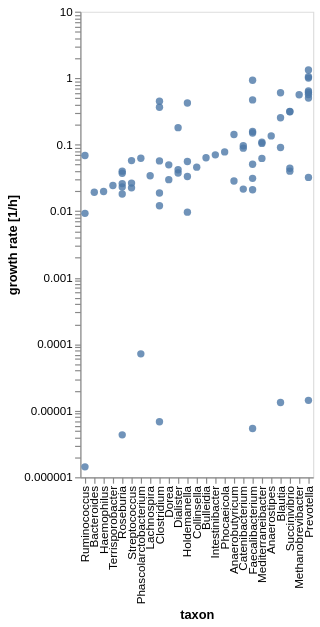

Here is the Vega-Lite specification saved for this chart:
### Vega-Lite specification from a JSON file in a GitHub repository (floating-point values rounded to 4 significant figures)
{"$schema": "https://vega.github.io/schema/vega-lite/v5.json", "width": 200, "height": 400, "data": {"values": [{"taxon": "Catenibacterium", "sample_id": "chepang1", "abundance": 0.025, "growth_rate": 0.02147}, {"taxon": "Phascolarctobacterium", "sample_id": "chepang1", "abundance": 0.01817, "growth_rate": 7.171e-05}, {"taxon": "Prevotella", "sample_id": "chepang1", "abundance": 0.5742, "growth_rate": 0.5027}, {"taxon": "Succinivibrio", "sample_id": "chepang1", "abundance": 0.3827, "growth_rate": 0.3125}, {"taxon": "Faecalibacterium", "sample_id": "chepang2", "abundance": 0.02162, "growth_rate": 0.02099}, {"taxon": "Prevotella", "sample_id": "chepang2", "abundance": 0.5837, "growth_rate": 0.5668}, {"taxon": "Roseburia", "sample_id": "chepang2", "abundance": 0.0192, "growth_rate": 0.01815}, {"taxon": "Succinivibrio", "sample_id": "chepang2", "abundance": 0.3755, "growth_rate": 0.3151}, {"taxon": "Bacteroides", "sample_id": "chepang3", "abundance": 0.02394, "growth_rate": 0.01928}, {"taxon": "Clostridium", "sample_id": "chepang3", "abundance": 0.01491, "growth_rate": 0.01205}, {"taxon": "Faecalibacterium", "sample_id": "chepang3", "abundance": 0.03872, "growth_rate": 0.03114}, {"taxon": "Holdemanella", "sample_id": "chepang3", "abundance": 0.01204, "growth_rate": 0.009677}, {"taxon": "Phocaeicola", "sample_id": "chepang3", "abundance": 0.09668, "growth_rate": 0.07783}, {"taxon": "Prevotella", "sample_id": "chepang3", "abundance": 0.756, "growth_rate": 0.6106}, {"taxon": "Roseburia", "sample_id": "chepang3", "abundance": 0.04618, "growth_rate": 0.03712}, {"taxon": "Ruminococcus", "sample_id": "chepang3", "abundance": 0.01151, "growth_rate": 0.00929}, {"taxon": "Anaerobutyricum", "sample_id": "hadza1", "abundance": 0.02039, "growth_rate": 0.02848}, {"taxon": "Blautia", "sample_id": "hadza1", "abundance": 0.1822, "growth_rate": 0.2539}, {"taxon": "Bulleidia", "sample_id": "hadza1", "abundance": 0.04609, "growth_rate": 0.06346}, {"taxon": "Clostridium", "sample_id": "hadza1", "abundance": 0.3219, "growth_rate": 0.4501}, {"taxon": "Dorea", "sample_id": "hadza1", "abundance": 0.02124, "growth_rate": 0.02977}, {"taxon": "Faecalibacterium", "sample_id": "hadza1", "abundance": 0.0362, "growth_rate": 0.0507}, {"taxon": "Holdemanella", "sample_id": "hadza1", "abundance": 0.305, "growth_rate": 0.4239}, {"taxon": "Mediterraneibacter", "sample_id": "hadza1", "abundance": 0.04428, "growth_rate": 0.06207}, {"taxon": "Prevotella", "sample_id": "hadza1", "abundance": 0.02268, "growth_rate": 0.0322}, {"taxon": "Blautia", "sample_id": "hadza3", "abundance": 0.2742, "growth_rate": 1.33e-05}, {"taxon": "Clostridium", "sample_id": "hadza3", "abundance": 0.04855, "growth_rate": 6.819e-06}, {"taxon": "Faecalibacterium", "sample_id": "hadza3", "abundance": 0.1445, "growth_rate": 5.408e-06}, {"taxon": "Prevotella", "sample_id": "hadza3", "abundance": 0.08695, "growth_rate": 1.432e-05}, {"taxon": "Roseburia", "sample_id": "hadza3", "abundance": 0.2205, "growth_rate": 4.338e-06}, {"taxon": "Ruminococcus", "sample_id": "hadza3", "abundance": 0.02292, "growth_rate": 1.434e-06}, {"taxon": "Anaerobutyricum", "sample_id": "hadza2", "abundance": 0.05407, "growth_rate": 0.1422}, {"taxon": "Anaerostipes", "sample_id": "hadza2", "abundance": 0.05148, "growth_rate": 0.1356}, {"taxon": "Blautia", "sample_id": "hadza2", "abundance": 0.2307, "growth_rate": 0.6032}, {"taxon": "Catenibacterium", "sample_id": "hadza2", "abundance": 0.03559, "growth_rate": 0.08867}, {"taxon": "Clostridium", "sample_id": "hadza2", "abundance": 0.02157, "growth_rate": 0.05696}, {"taxon": "Collinsella", "sample_id": "hadza2", "abundance": 0.01752, "growth_rate": 0.04593}, {"taxon": "Dorea", "sample_id": "hadza2", "abundance": 0.01887, "growth_rate": 0.04971}, {"taxon": "Faecalibacterium", "sample_id": "hadza2", "abundance": 0.1794, "growth_rate": 0.4707}, {"taxon": "Holdemanella", "sample_id": "hadza2", "abundance": 0.01307, "growth_rate": 0.03328}, {"taxon": "Intestinibacter", "sample_id": "hadza2", "abundance": 0.0281, "growth_rate": 0.07039}, {"taxon": "Lachnospira", "sample_id": "hadza2", "abundance": 0.01583, "growth_rate": 0.03416}, {"taxon": "Mediterraneibacter", "sample_id": "hadza2", "abundance": 0.04139, "growth_rate": 0.1091}, {"taxon": "Prevotella", "sample_id": "hadza2", "abundance": 0.2391, "growth_rate": 0.6409}, {"taxon": "Roseburia", "sample_id": "hadza2", "abundance": 0.01521, "growth_rate": 0.03996}, {"taxon": "Ruminococcus", "sample_id": "hadza2", "abundance": 0.02608, "growth_rate": 0.06873}, {"taxon": "Terrisporobacter", "sample_id": "hadza2", "abundance": 0.012, "growth_rate": 0.0243}, {"taxon": "Blautia", "sample_id": "mephaa1", "abundance": 0.02338, "growth_rate": 0.09083}, {"taxon": "Catenibacterium", "sample_id": "mephaa1", "abundance": 0.02531, "growth_rate": 0.09647}, {"taxon": "Clostridium", "sample_id": "mephaa1", "abundance": 0.09339, "growth_rate": 0.3653}, {"taxon": "Dialister", "sample_id": "mephaa1", "abundance": 0.0489, "growth_rate": 0.1801}, {"taxon": "Faecalibacterium", "sample_id": "mephaa1", "abundance": 0.2395, "growth_rate": 0.9311}, {"taxon": "Holdemanella", "sample_id": "mephaa1", "abundance": 0.01437, "growth_rate": 0.05577}, {"taxon": "Mediterraneibacter", "sample_id": "mephaa1", "abundance": 0.02681, "growth_rate": 0.1044}, {"taxon": "Methanobrevibacter", "sample_id": "mephaa1", "abundance": 0.1479, "growth_rate": 0.5628}, {"taxon": "Phascolarctobacterium", "sample_id": "mephaa1", "abundance": 0.02659, "growth_rate": 0.06249}, {"taxon": "Prevotella", "sample_id": "mephaa1", "abundance": 0.3392, "growth_rate": 1.328}, {"taxon": "Streptococcus", "sample_id": "mephaa1", "abundance": 0.01469, "growth_rate": 0.05757}, {"taxon": "Clostridium", "sample_id": "mephaa3", "abundance": 0.01454, "growth_rate": 0.01876}, {"taxon": "Dialister", "sample_id": "mephaa3", "abundance": 0.03232, "growth_rate": 0.04196}, {"taxon": "Faecalibacterium", "sample_id": "mephaa3", "abundance": 0.1152, "growth_rate": 0.1497}, {"taxon": "Prevotella", "sample_id": "mephaa3", "abundance": 0.7678, "growth_rate": 1.002}, {"taxon": "Roseburia", "sample_id": "mephaa3", "abundance": 0.0188, "growth_rate": 0.02311}, {"taxon": "Streptococcus", "sample_id": "mephaa3", "abundance": 0.01723, "growth_rate": 0.02246}, {"taxon": "Succinivibrio", "sample_id": "mephaa3", "abundance": 0.03408, "growth_rate": 0.04424}, {"taxon": "Dialister", "sample_id": "mephaa2", "abundance": 0.0277, "growth_rate": 0.03755}, {"taxon": "Faecalibacterium", "sample_id": "mephaa2", "abundance": 0.1162, "growth_rate": 0.1578}, {"taxon": "Haemophilus", "sample_id": "mephaa2", "abundance": 0.01458, "growth_rate": 0.0198}, {"taxon": "Prevotella", "sample_id": "mephaa2", "abundance": 0.7725, "growth_rate": 1.052}, {"taxon": "Roseburia", "sample_id": "mephaa2", "abundance": 0.02023, "growth_rate": 0.026}, {"taxon": "Streptococcus", "sample_id": "mephaa2", "abundance": 0.01941, "growth_rate": 0.02642}, {"taxon": "Succinivibrio", "sample_id": "mephaa2", "abundance": 0.02943, "growth_rate": 0.03994}]}, "mark": {"type": "point", "filled": true, "size": 40, "tooltip": {"content": "data"}}, "encoding": {"y": {"field": "growth_rate", "type": "quantitative", "scale": {"type": "log"}, "axis": {"title": "growth rate [1/h]", "grid": false}}, "x": {"field": "taxon", "type": "nominal", "sort": {"op": "median", "field": "growth_rate"}, "axis": {}}, "color": {}, "opacity": {"value": 0.8}}}
